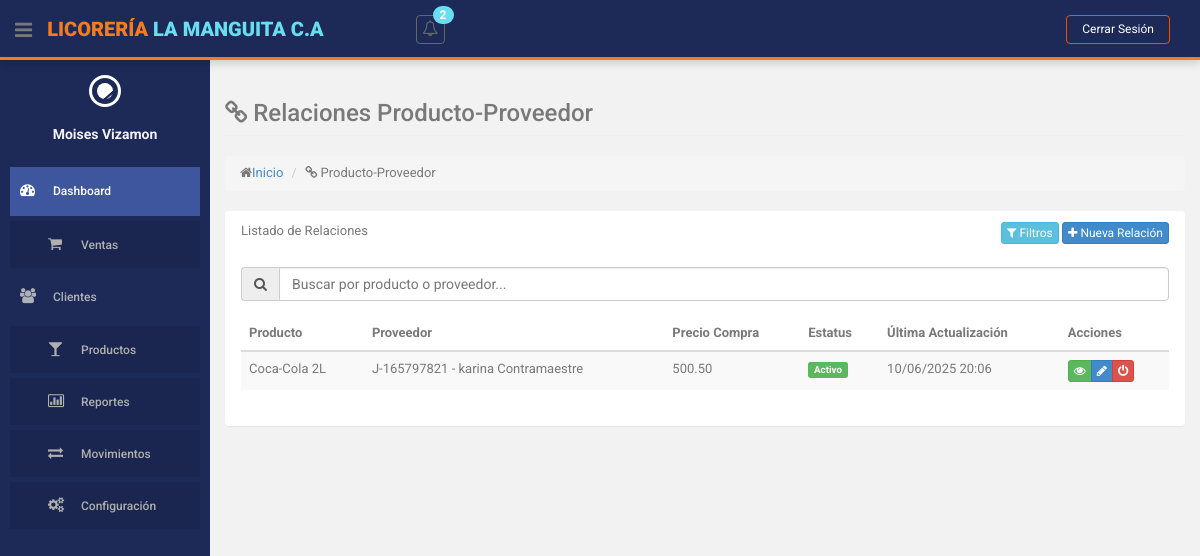
Page /index.php?action=producto-proveedor (signed in) on the earlier database version.
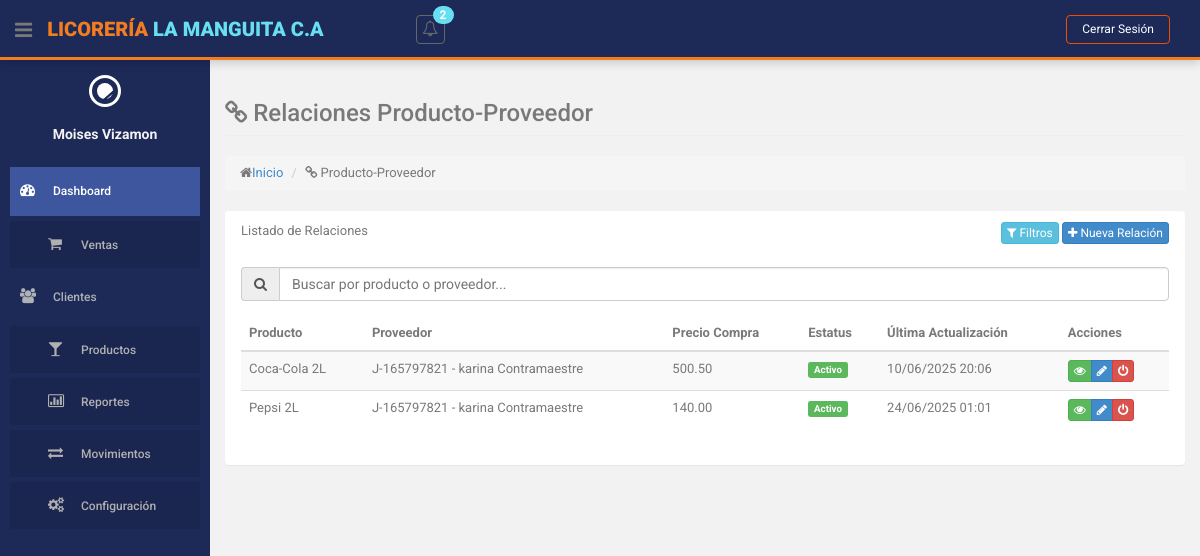
Same page on the later database version.
### tables this page shows
CREATE TABLE `proveedor_producto` (
  `id` int(11) NOT NULL,
  `cedula_proveedor` varchar(15) NOT NULL,
  `id_producto` int(10) NOT NULL,
  `precio_compra` decimal(10,2) NOT NULL,
  `fecha_actualizacion` datetime NOT NULL DEFAULT current_timestamp(),
  `id_estatus` int(11) NOT NULL DEFAULT 1
);

CREATE TABLE `producto` (
  `id` int(10) NOT NULL,
  `descripcion` varchar(255) NOT NULL,
  `cantidad` int(255) NOT NULL,
  `precio` decimal(10,2) NOT NULL,
  `id_categoria` int(11) NOT NULL,
  `id_estatus` int(11) NOT NULL
);

CREATE TABLE `simbolos_cedula` (
  `id` int(11) NOT NULL,
  `nombre` varchar(2) NOT NULL COMMENT 'Símbolo (V, E, G, J)'
);

CREATE TABLE `proveedores` (
  `cedula` varchar(15) NOT NULL,
  `id_simbolo_cedula` int(11) DEFAULT 1,
  `nombre` varchar(255) NOT NULL,
  `telefono` varchar(15) NOT NULL,
  `direccion` varchar(255) DEFAULT 'Sin especificar',
  `id_estatus` int(11) NOT NULL
);

CREATE TABLE `estatus` (
  `id` int(11) NOT NULL,
  `nombre` varchar(50) NOT NULL
);

### controllers/ProductoProveedorController.php (called while the page is built, shortened)
<?php
class ProductoProveedorController
{
    private $model;
    public function __construct()
    {
        require_once ROOT_PATH . 'models/ProductoProveedorModel.php';
        $this->model = new ProductoProveedorModel();
    }
    public function index()
    {
        $relaciones = $this->model->obtenerTodasRelaciones();
        $estatus = $this->model->obtenerEstatus();
        $this->loadView('producto_proveedor/index', [
            'relaciones' => $relaciones,
            'estatus' => $estatus
        ]);
    }
    private function loadView($view, $data = [])
    {
        extract($data);
        require ROOT_PATH . 'views/layouts/header.php';
        require ROOT_PATH . 'views/' . $view . '.php';
        require ROOT_PATH . 'views/layouts/footer.php';
    }
}

### models/ProductoProveedorModel.php (called while the page is built, shortened)
<?php
class ProductoProveedorModel
{
    private $db;
    public function __construct()
    {
        require_once ROOT_PATH . 'config/database.php';
        $database = new Database();
        $this->db = $database->getConnection();
    }
    public function obtenerTodasRelaciones()
    {
        $query = "SELECT pp.*, p.descripcion as producto, pr.nombre as proveedor,
                  sc.nombre as simbolo_proveedor, e.nombre as estatus
                  FROM proveedor_producto pp
                  JOIN producto p ON pp.id_producto = p.id
                  JOIN proveedores pr ON pp.cedula_proveedor = pr.cedula
                  JOIN simbolos_cedula sc ON pr.id_simbolo_cedula = sc.id
                  JOIN estatus e ON pp.id_estatus = e.id";
        $stmt = $this->db->prepare($query);
        $stmt->execute();
        return $stmt->fetchAll(PDO::FETCH_ASSOC);
    }
}

### config/database.php (called while the page is built, shortened)
<?php
class Database {
    private $host = 'localhost';
    private $db_name = 'licoreria';
    private $username = 'root';
    private $password = '';
    public function getConnection() {
        $this->conn = null;
        try {
            $this->conn = new PDO(
                "mysql:host=" . $this->host . ";dbname=" . $this->db_name,
                $this->username,
                $this->password
            );
            $this->conn->exec("set names utf8");
            $this->conn->setAttribute(PDO::ATTR_ERRMODE, PDO::ERRMODE_EXCEPTION);
        } catch(PDOException $exception) {
            echo "Error de conexión: " . $exception->getMessage();
        }
        return $this->conn;
    }
}
?>

### views/producto_proveedor/index.php (the view, shortened to what the changed rows need)
<section id="main-content">
    <section class="wrapper">
        <div class="row">
            <div class="col-lg-12">
                <section class="panel">
                    <div class="panel-body">
                        <table id="tablaRelaciones" class="table table-striped table-advance table-hover">
                            <thead>
                                <tr>
                                    <th>Producto</th>
                                    <th>Proveedor</th>
                                    <th>Precio Compra</th>
                                    <th>Estatus</th>
                                    <th>Última Actualización</th>
                                    <th>Acciones</th>
                                </tr>
                            </thead>
                            <tbody>
                                <?php foreach ($relaciones as $relacion): ?>
                                    <tr>
                                        <td><?= $relacion['producto']; ?></td>
                                        <td><?= $relacion['simbolo_proveedor'] . '-' . $relacion['cedula_proveedor'] . ' - ' . $relacion['proveedor']; ?></td>
                                        <td><?= number_format($relacion['precio_compra'], 2); ?></td>
                                        <td>
                                            <span class="label label-<?= $relacion['id_estatus'] == 1 ? 'success' : 'danger'; ?>">
                                                <?= $relacion['estatus']; ?>
                                            </span>
                                        </td>
                                        <td><?= date('d/m/Y H:i', strtotime($relacion['fecha_actualizacion'])); ?></td>
                                        <td>
                                            <div class="btn-group">
                                                <a href="<?= BASE_URL ?>index.php?action=producto-proveedor&method=mostrar&id=<?= $relacion['id']; ?>"
                                                    class="btn btn-success btn-xs" title="Ver">
                                                    <i class="fa fa-eye"></i>
                                                </a>
                                                <a href="<?= BASE_URL ?>index.php?action=producto-proveedor&method=editar&id=<?= $relacion['id']; ?>"
                                                    class="btn btn-primary btn-xs" title="Editar">
                                                    <i class="fa fa-pencil"></i>
                                                </a>
                                                <button onclick="cambiarEstado(<?= $relacion['id']; ?>, '<?= $relacion['estatus']; ?>')"
                                                    class="btn btn-<?= $relacion['id_estatus'] == 1 ? 'danger' : 'success'; ?> btn-xs"
                                                    title="<?= $relacion['id_estatus'] == 1 ? 'Desactivar' : 'Activar'; ?>">
                                                    <i class="fa fa-power-off"></i>
                                                </button>
                                            </div>
                                        </td>
                                    </tr>
                                <?php endforeach; ?>
                            </tbody>
                        </table>
                    </div>
                </section>
            </div>
        </div>
    </section>
</section>

Differences in the rows shown:
added proveedor_producto: id_producto.descripcion "Pepsi 2L", simbolos_cedula.nombre "J", cedula_proveedor "165797821", cedula_proveedor.nombre "karina Contramaestre", precio_compra "140.00", id_estatus.nombre "Activo", fecha_actualizacion "24/06/2025 01:01"
